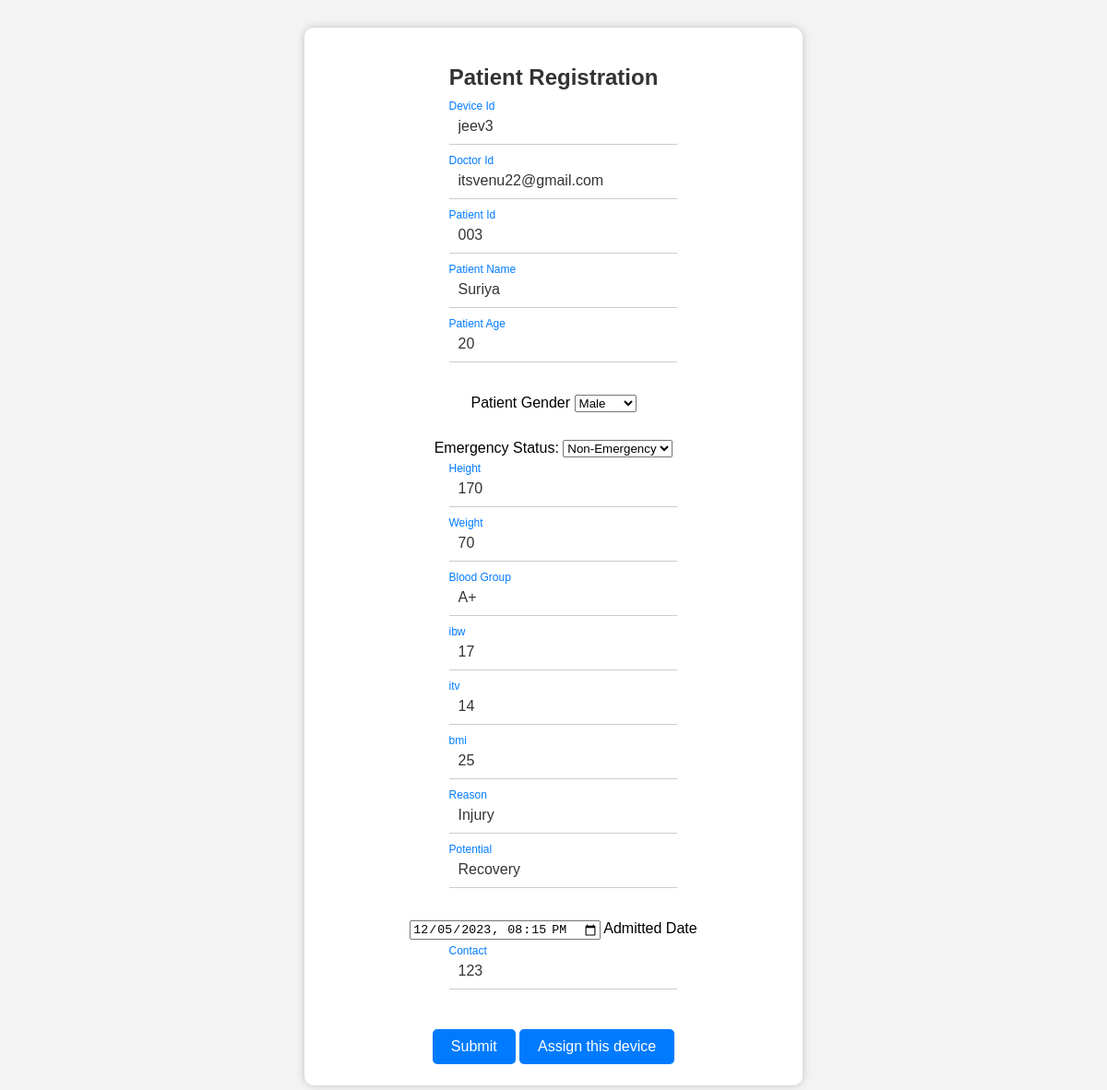
The app's page /particularpatient_edit/41/ with its own data.
### aerodevice/models.py (models this page shows)
class patientdata(models.Model):
    deviceid = models.CharField(max_length=255,null=False)
    doctorid = models.CharField(max_length=255,null=False)
    patientid = models.CharField(max_length=255,null=False)
    patient_name = models.CharField(max_length=255,null=False)
    patient_age = models.IntegerField(null=False)
    patient_gender = models.CharField(max_length=255,null=False)
    height = models.IntegerField(null=False)
    weight = models.IntegerField(null=False)
    blood = models.CharField(max_length=255,null=False)
    ibw = models.IntegerField(null=False)
    itv = models.IntegerField(null=False)
    bmi = models.IntegerField(null=False)
    admitted_date = models.DateTimeField(null=True, blank=True)
    reason = models.CharField(max_length=255,null=False)
    potential = models.CharField(max_length=255,null=False)
    contact = models.IntegerField(null=False)
    emergency = models.CharField(max_length=10,null=False)

### aerodevice/views.py (the view)
# urls.py: path("particularpatient_edit/<int:pk>/",views.particularpatient_edit, name="particularpatient_edit"),
def particularpatient_edit(request,pk):
    data = get_object_or_404(patientdata, pk=pk)
    context = {
        "data": data
    }
    if request.method == 'POST':
        data.deviceid = request.POST.get('deviceid')
        data.doctorid = request.POST.get('doctorid')
        data.patientid = request.POST.get('patientid')
        data.patient_name = request.POST.get('patient_name')
        data.patient_age = request.POST.get('patient_age')
        data.patient_gender = request.POST.get('patient_gender')
        data.height = request.POST.get('height')
        data.weight = request.POST.get('weight')
        data.blood = request.POST.get('blood')
        data.ibw = request.POST.get('ibw')
        data.itv = request.POST.get('itv')
        data.bmi = request.POST.get('bmi')
        data.admitted_date = request.POST.get('admitted_date')
        data.reason = request.POST.get('reason')
        data.potential = request.POST.get('potential')
        data.contact = request.POST.get('contact')
        data.emergency = request.POST.get('emergency')
        data.save()
        return redirect('particularpatient', pk=pk)
    else:
        return render(request, "particularpatient_edit.html", context)

### aerodevice/templates/particularpatient_edit.html (shortened to what this page needs)
{% load static %}
<!DOCTYPE html>
<html lang="en">
<head>
    <link rel="stylesheet" href="/static/css/styles.css">
</head>
<body>
    <div class="login-container">
        <div class="login-box">
            <h2>Patient Registration</h2>
            <form action="" method="POST">
                <div class="input-container">
                    <input type="text" value="{{ data.deviceid }}" id="id" name="deviceid" required>
                    <label for="id">Device Id</label>
                </div>
                <div class="input-container">
                    <input type="text" value="{{ data.doctorid }}" id="id" name="doctorid" required>
                    <label for="id">Doctor Id</label>
                </div>
                <div class="input-container">
                    <input type="text" value="{{ data.patientid }}" id="id" name="patientid" required>
                    <label for="id">Patient Id</label>
                </div>
                <div class="input-container">
                    <input type="text" value="{{ data.patient_name }}" id="id" name="patient_name" required>
                    <label for="id">Patient Name</label>
                </div>
                <div class="input-container">
                    <input type="text" value="{{ data.patient_age }}" id="id" name="patient_age" required>
                    <label for="id">Patient Age</label>
                </div>
                <div class="input-container1">
                    <label>Patient Gender</label>
                    <select name="patient_gender">
                        {% if data.patient_gender == 'Male'%}
                            <option value="Male" selected>Male</option>
                        {% elif data.patient_gender == 'Female' %}
                            <option value="Male" >Male</option>
                            <option value="Female" selected>Female</option>
                            <option value="Other">Other</option>
                        {% else %}
                            <option value="Male" >Male</option>
                            <option value="Female" >Female</option>
                            <option value="Other" selected>Other</option>
                        {% endif %}
                    </select>
                </div>
                <div class="input-container1">
                    <label>Emergency Status:</label>
                    <select name="emergency">
                        {% if data.emergency == 'True'%}
                        <option value="True" selected>Emergency</option>
                        <option value="False">Non-Emergency</option>
                        {% else %}
                        <option value="False" selected>Non-Emergency</option>
                        {% endif %}
                    </select>
                </div>
                <div class="input-container">
                    <input type="text" value="{{ data.height }}" id="id" name="height" required>
                    <label for="id">Height</label>
                </div>
                <div class="input-container">
                    <input type="text" value="{{ data.weight }}" id="id" name="weight" required>
                    <label for="id">Weight</label>
                </div>
                <div class="input-container">
                    <input type="text" value="{{ data.blood }}" id="id" name="blood" required>
                    <label for="id">Blood Group</label>
                </div>
                <div class="input-container">
                    <input type="text" value="{{ data.ibw }}" id="id" name="ibw" required>
                    <label for="id">ibw</label>
                </div>
                <div class="input-container">
                    <input type="text" value="{{ data.itv }}" id="id" name="itv" required>
                    <label for="id">itv</label>
                </div>
                <div class="input-container">
                    <input type="text" value="{{ data.bmi }}" id="id" name="bmi" required>
                    <label for="id">bmi</label>
                </div>
                <div class="input-container">
                    <input type="text" value="{{ data.reason }}" id="id" name="reason" required>
                    <label for="id">Reason</label>
                </div>
                <div class="input-container">
                    <input type="text" value="{{ data.potential }}" id="id" name="potential" required>
                    <label for="id">Potential</label>
                </div>
                <div class="input-container1">
                    <input type="datetime-local" value="{{ data.admitted_date|date:'Y-m-d\TH:i' }}" id="id" name="admitted_date" required>
                    <label for="id">Admitted Date</label>
                </div>
                <div class="input-container">
                    <input type="text" value="{{ data.contact }}" id="id" name="contact" required>
                    <label for="id">Contact</label>
                </div>
                <table>
                    <td>
                        <button type="submit" style="margin-top: 20px;">Submit</button>
                        <button type="submit" style="margin-top: 20px;">Assign this device</button>
                    </td>
                </table>
            </form>
        </div>
    </div>
</body>
</html>

### aerouser/static/css/styles.css (style rules this page uses)
body { margin: 0; padding: 30px; font-family: Arial, Helvetica, sans-serif; background-color: #f3f3f3; display: flex; justify-content: space-around; align-items: center; min-height: 100vh; }
.login-container { background-color: #ffffff; border-radius: 10px; box-shadow: 0px 0px 10px rgba(0, 0, 0, 0.2); padding: 20px; width: 500px; text-align: center; }
.login-box h2 { margin-bottom: 20px; color: #333; }
form { display: flex; flex-direction: column; align-items: center; }
.input-container { position: relative; margin-bottom: 20px; }
.input-container input { width: 100%; padding: 10px; border: none; border-bottom: 1px solid #ccc; font-size: 16px; color: #333; background-color: transparent; outline: none; }
.input-container label { position: absolute; top: 12px; left: 0; font-size: 16px; color: #999; transition: 0.2s; display: inline-block; }
.input-container input:focus + label, .input-container input:valid + label { top: -10px; font-size: 12px; color: #007bff; }
button { background-color: #007bff; color: #fff; border: none; padding: 10px 20px; border-radius: 5px; cursor: pointer; font-size: 16px; transition: background-color 0.3s; }

### aerodevice/templates/particularpatient_edit.html (style rules this page uses)
.input-container1 { margin-top: 15px; margin-bottom: 15px; }

### records on screen
patientdata: deviceid "jeev3", doctorid "itsvenu22@gmail.com", patientid "003", patient_name "Suriya", patient_age "20", patient_gender "Male", emergency "Non-Emergency", height "170", weight "70", blood "A+", ibw "17", itv "14", bmi "25", reason "Injury", potential "Recovery", admitted_date "12/05/2023 20:15", contact "123"
